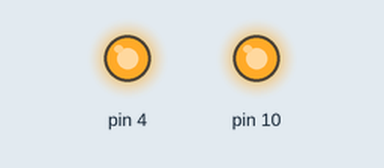
This sketch was run on a simulated Arduino Uno, built with avr-gcc and run on an emulated ATmega328P. Parts: output pins drawn as LEDs (lit = HIGH).

Above: at 10.3 s.
At 32.9 s:
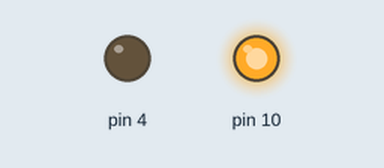
At 39.3 s:
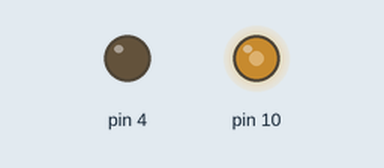
Timing chart, 0 to 40.0 s (numbered marks = the images above):
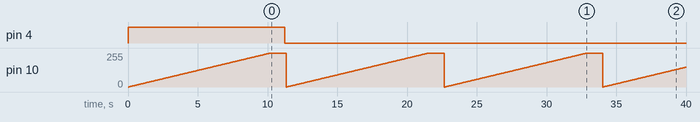

The sketch:

piezo_buzzer.ino
```cpp
void setup() {
  // put your setup code here, to run once:
  digitalWrite(4,HIGH);
pinMode(10,OUTPUT);
pinMode(4,OUTPUT);
}

void loop() {
  // put your main code here, to run repeatedly:
int i;
for(i=0;i<=255;i++)
{
analogWrite(10,i);
delay(40);
}
delay(1000);
digitalWrite(4,LOW);
delay(100);
}
```

Measured:
- by itself, pin 4: HIGH → LOW at 11.2 s
- by itself, pin 10: ramps from 0/255 to 255/255 and jumps back, once every 11.3 s
